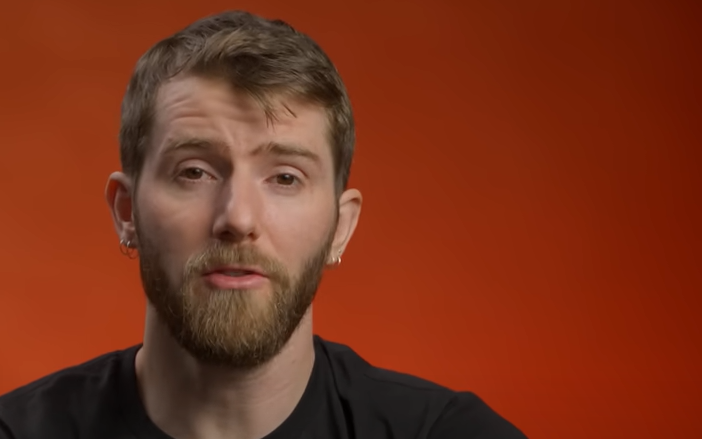
#> input picture images/img1.png, 702 x 439 px, given in place of vid1.mp4, which was not available
$ python FaceBlur.py
#> lines starting #> are read from the running program, lines starting #| are printed output that depends on the picture; pictures that were not available may be replaced by others from this repository, and a replacement may not be noted
import cv2
import sys
import numpy as np
import os
import ffmpeg
import imageio
import shutil


vid = cv2.VideoCapture('images\\vid1.mp4')
success, image = vid.read()
#> image is the input picture: shape (439, 702, 3); mean B, G, R 26.9, 50.7, 122.4
count = 0


print("running")

os.mkdir('tempFrames')
os.mkdir('edittedFrames')
out = cv2.VideoWriter('output.avi', cv2.VideoWriter_fourcc(*'DIVX'), 15, (1280, 720))

while success:
    filepath = "tempFrames\\frame%d.jpg" % count
    cv2.imwrite(filepath, image)
    success, image = vid.read()
    count += 1
    print('Read a new frame: ', success)
#| Read a new frame:  True

    img = cv2.imread(filepath)
    gray = cv2.cvtColor(img, cv2.COLOR_BGR2GRAY)
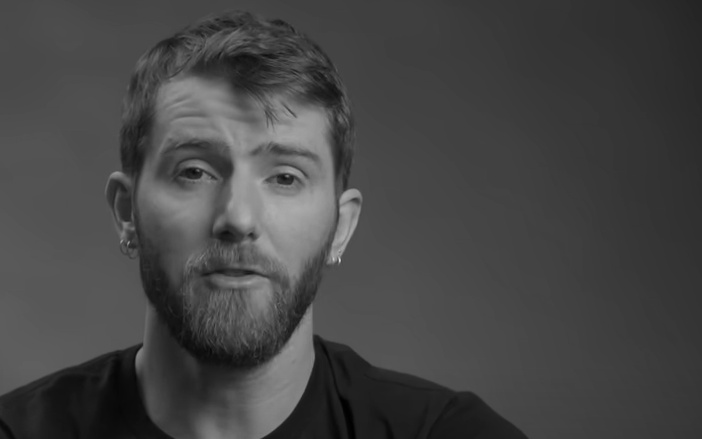
#> gray: shape (439, 702); min 0, max 220, mean 69.4

    classifier = cv2.CascadeClassifier('haarcascade_frontalface_default.xml')
    frontal_faces = classifier.detectMultiScale(gray, 1.1, 4)
#> frontal_faces = [[112, 78, 249, 249]]

    profile_classifier = cv2.CascadeClassifier('haarcascade_profileface.xml')
    profile_faces = profile_classifier.detectMultiScale(gray, 1.1, 4)
#> profile_faces = [[191, 158, 43, 43]]

    faces = [frontal_faces, profile_faces]
#> faces = [[[112, 78, 249, 249]], [[191, 158, 43, 43]]]

    for f in faces:
        for (x, y, w, h) in f:
            face = img[y:y+h, x:x+w]
            face = cv2.GaussianBlur(face, (min(23, h), min(23,w)), 80)
            img[y:y+face.shape[0], x:x+face.shape[1]] = face
#> this loop made 2 passes
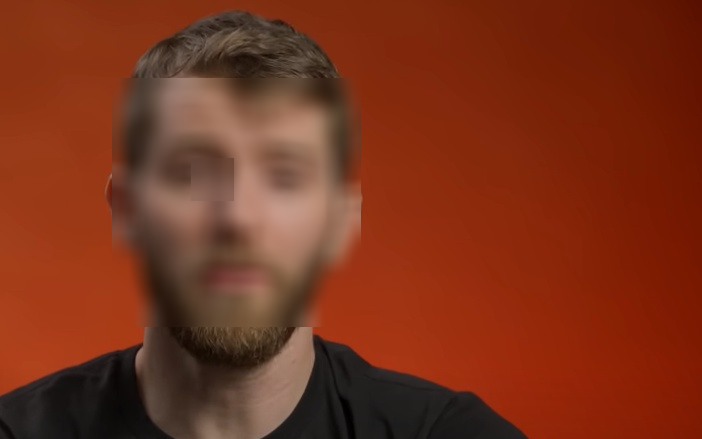
#> img: shape (439, 702, 3); mean B, G, R 26.9, 50.7, 122.3

    cv2.imwrite("edittedFrames\\frame%d.jpg" % count, img)
    out.write(img)


out.release()

shutil.rmtree('tempFrames')
shutil.rmtree('edittedFrames')

$ run again, on images/img2.png
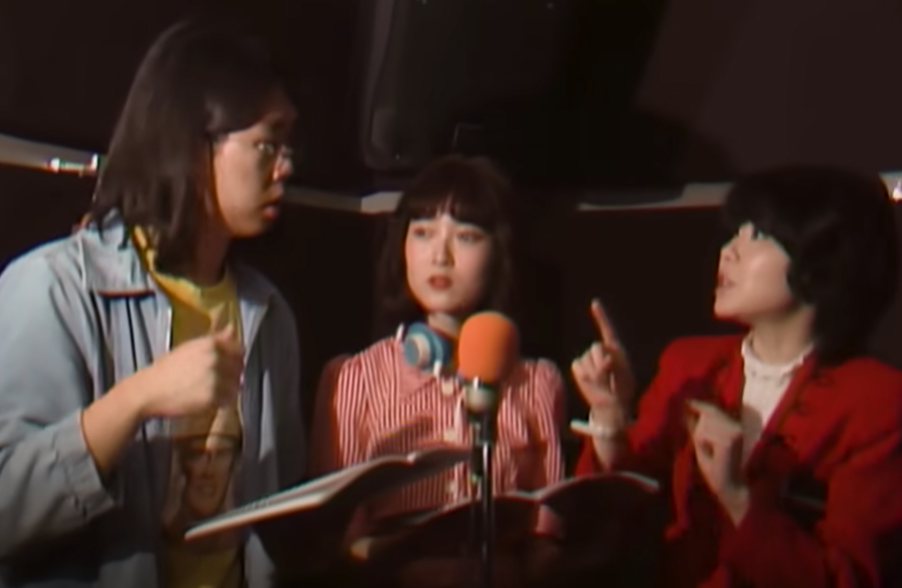
#> input picture images/img2.png, 902 x 588 px, given in place of vid1.mp4, which was not available
#> image is the input picture: shape (588, 902, 3); mean B, G, R 34.6, 40.5, 63.2
#| Read a new frame:  True
#> `gray = cv2.cvtColor(img, cv2.COLOR_BGR2GRAY)`:
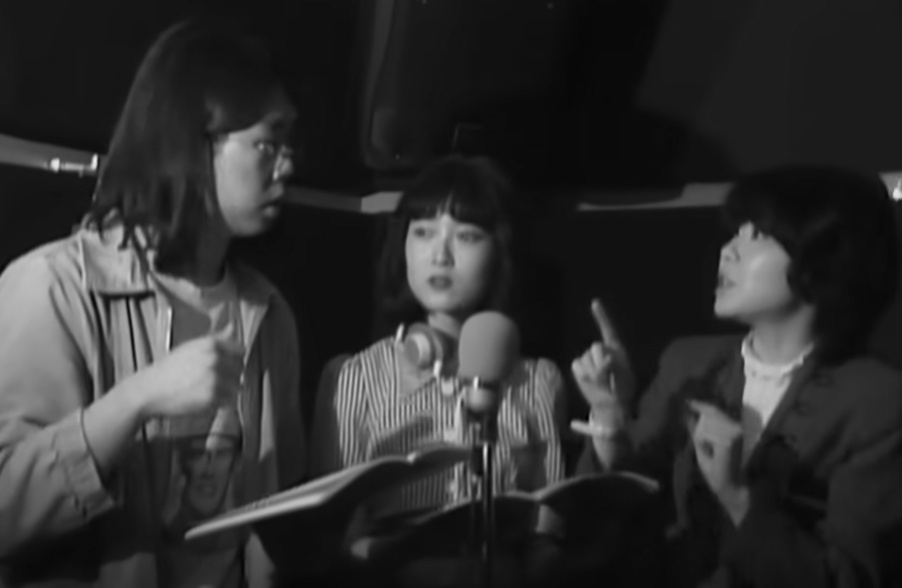
#> gray: shape (588, 902); min 2, max 235, mean 46.6
#> frontal_faces = [[389, 195, 108, 108], [368, 256, 152, 152]]
#> profile_faces = [[691, 196, 125, 125], [391, 173, 150, 150]]
#> faces = [[[389, 195, 108, 108], [368, 256, 152, 152]], [[691, 196, 125, 125], [391, 173, 150, 150]]]
#> the loop `for f in faces:` made 2 passes
#> f on passes 1 to 2: [[389, 195, 108, 108], [368, 256, 152, 152]], [[691, 196, 125, 125], [391, 173, 150, 150]]
#> after the loop `for f in faces:`:
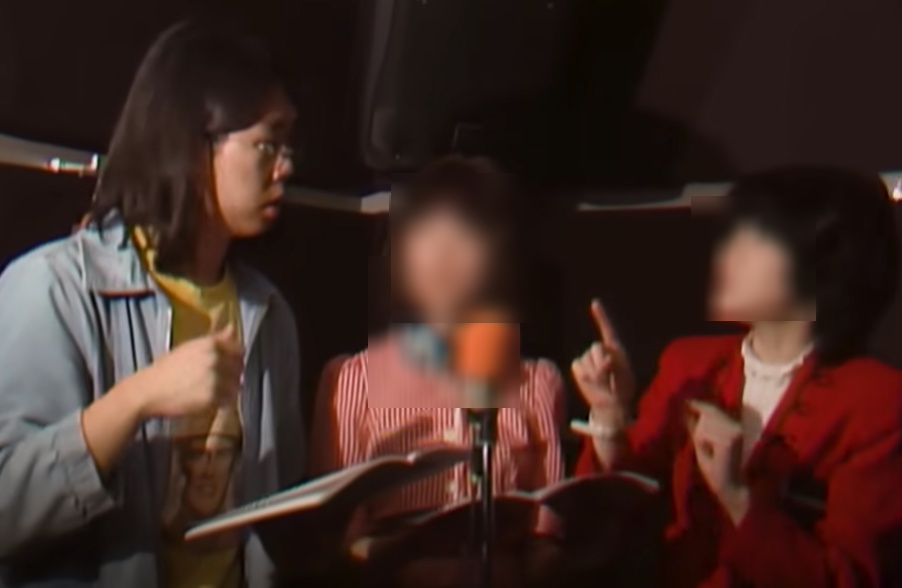
#> img: shape (588, 902, 3); mean B, G, R 34.7, 40.5, 63.2

$ run again, on images/img3.png
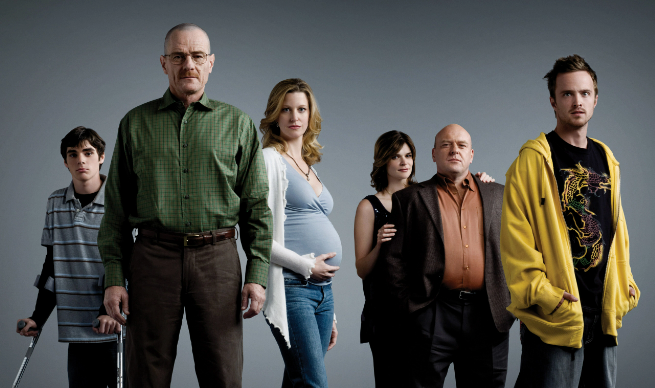
#> input picture images/img3.png, 655 x 388 px, given in place of vid1.mp4, which was not available
#> image is the input picture: shape (388, 655, 3); mean B, G, R 77.5, 81.5, 81
#| Read a new frame:  True
#> `gray = cv2.cvtColor(img, cv2.COLOR_BGR2GRAY)`:
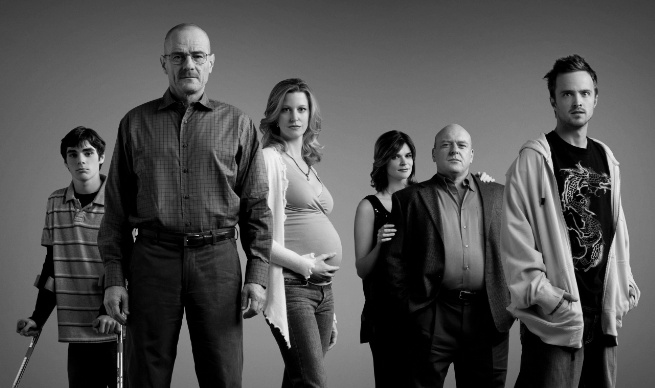
#> gray: shape (388, 655); min 0, max 246, mean 80.9
#> frontal_faces = [[389, 146, 29, 29], [551, 73, 54, 54], [435, 130, 39, 39], [272, 92, 46, 46], [59, 137, 45, 45], [158, 33, 60, 60]]
#> profile_faces = [[444, 128, 40, 40], [68, 135, 43, 43], [170, 32, 60, 60], [559, 68, 60, 60]]
#> the loop `for f in faces:` made 2 passes
#> after the loop `for f in faces:`:
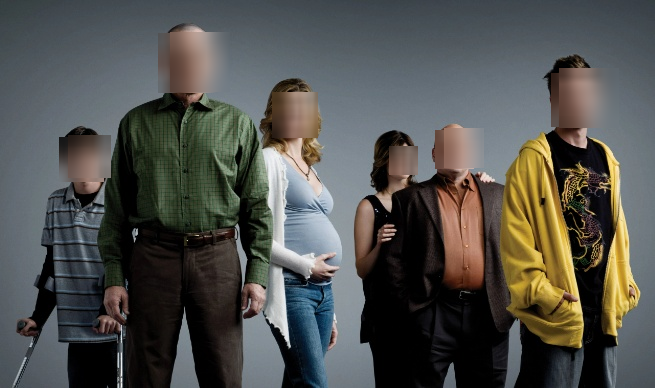
#> img: shape (388, 655, 3); mean B, G, R 77.7, 81.5, 81
